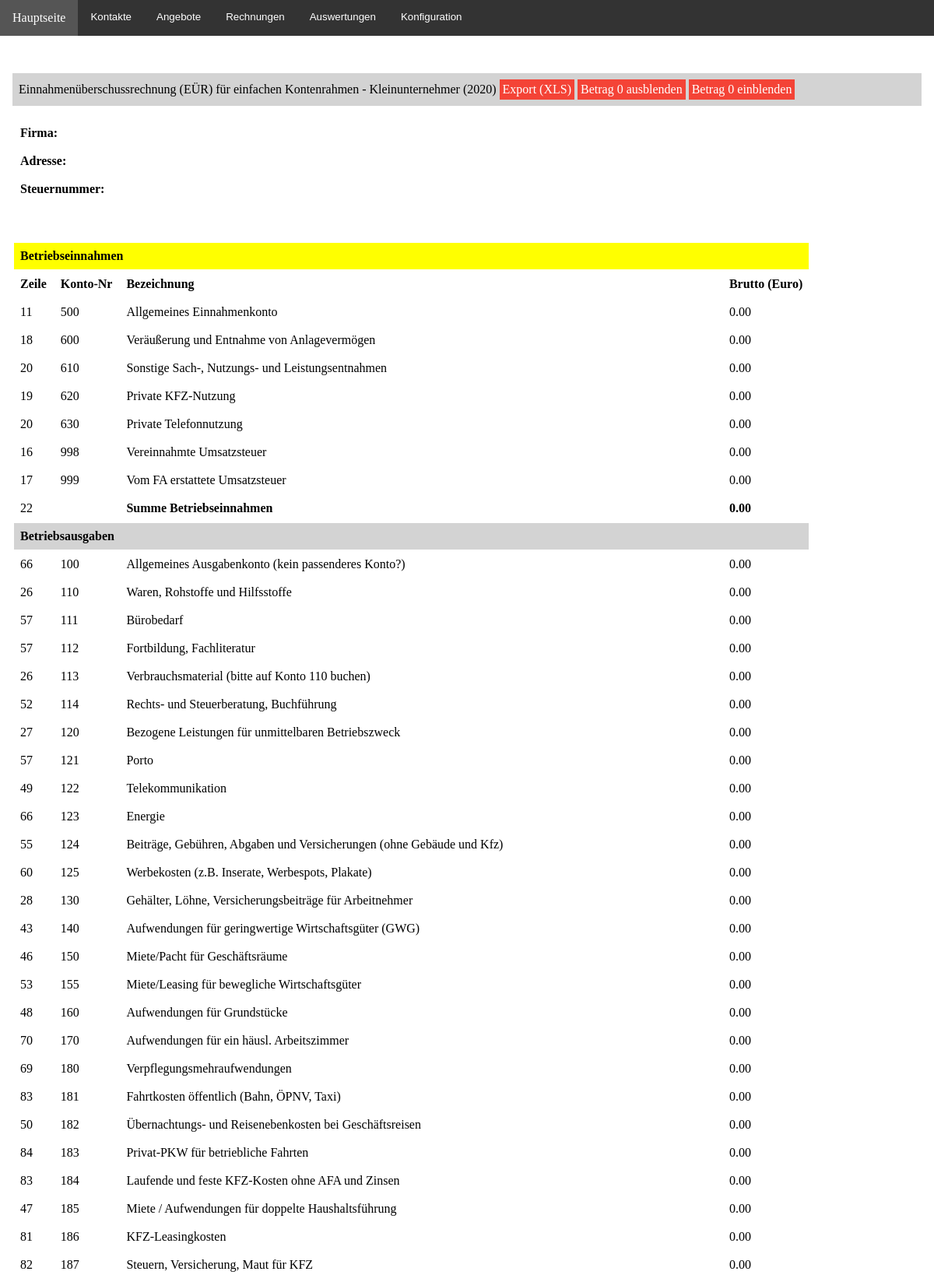
The app's page /auswertungen/eur.php (upper part) with its own data.
### tables this page shows
CREATE TABLE `kontenrahmen` (
  `id_konto` int NOT NULL,
  `konto_nr` int DEFAULT NULL,
  `bezeichnung` varchar(250) DEFAULT NULL,
  `typ` varchar(1) NOT NULL COMMENT 'A=Ausgaben, E=Einnahmen',
  `zeile_nr` int DEFAULT NULL
);

### auswertungen/eur.php (the view, shortened to what this page needs)
<!DOCTYPE html>
<html lang="de">
<head>
<link rel="stylesheet" href="../css/style.css" />
</head>
<body>
<?php
include("../include/menu.php");
@require_once("../include/config.inc.php");
$jr=date("Y");
?>
<div class="table">
<p class="header">Einnahmenüberschussrechnung (EÜR) für einfachen Kontenrahmen - Kleinunternehmer (<?=$jr;?>)
	<a class="btn" onclick="fnExcelReport('tabelle');">Export (XLS)</a>
	<a class="btn" href="eur.php?n=1">Betrag 0 ausblenden</a>
	<a class="btn" href="eur.php">Betrag 0 einblenden</a>
</p>
<?php
$arr_kontenrahmen=array();
$a=0;
if ($stmt2 = $mysqli -> prepare("SELECT konto_nr, bezeichnung, zeile_nr, typ FROM kontenrahmen ORDER BY konto_nr ASC")) {
	  $stmt2 -> execute();
	  $stmt2 -> bind_result($konto_nr, $bez, $zeile_nr, $typ);
	  while ($stmt2 -> fetch()){
	  	  $arr_kontenrahmen[$a][0]=$konto_nr;
	  	  $arr_kontenrahmen[$a][1]=$bez;
	  	  $arr_kontenrahmen[$a][2]=$zeile_nr;
	  	  $arr_kontenrahmen[$a][3]=$typ;
	  	  $a++;
	  }
}
$gesamt_einnahmen_konten=0;
$firma_name=$firma_adr=$firma_plz=$firma_ort=$firma_steuernr="";
if ($stmt2 = $mysqli -> prepare("SELECT kunde_id, firma, strasse, plz, ort, steuer_nr FROM kunden WHERE typ='F'")) {
  $stmt2 -> execute();
  $stmt2 -> bind_result($id, $firma_name, $firma_adr, $firma_plz, $firma_ort, $firma_steuernr);
}
?>
<table>
<tbody>
<tr>
<td><b>Firma:</b></td><td><?=$firma_name;?></td>
</tr>
<tr>
<td><b>Adresse:</b></td><td><?=$firma_adr;?><br><?=$firma_plz;?> <?=$firma_ort;?></td>
</tr>
<tr>
<td><b>Steuernummer:</b></td><td><?=$firma_steuernr;?></td>
</tr>
</tbody>
</table>
</div>
<div class="table">
<table id="tabelle">
<thead>
<tr><th colspan="4" style="background-color: yellow;">Betriebseinnahmen</th></tr>
<tr>
<th>Zeile</th>
<th>Konto-Nr</th>
<th>Bezeichnung</th>
<th>Brutto (Euro)</th>
</tr>
</thead>
<tbody>
<?php
for ($i=0;$i<count($arr_kontenrahmen);$i++){
	if ($arr_kontenrahmen[$i][3]=="E"){
		$ktnr=$arr_kontenrahmen[$i][0];
		$bez=$arr_kontenrahmen[$i][1];
		$zeilenr=$arr_kontenrahmen[$i][2];
		$brutto=0;
			?>
			<?php
		if (!isset($_GET['n'])){
			?>
			<tr>
			<td><?=$zeilenr;?></td>
			<td><?=$ktnr;?></td>
			<td><?=$bez;?></td>
			<td><?=number_format($brutto,2);?></td>
			</tr>
			<?php
		}
	}
}
?>
<tr>
<td>22</td>
<td></td>
<td><b>Summe Betriebseinnahmen</b></td>
<td><b><?=number_format($gesamt_einnahmen_konten,2);?></b></td>
</tr>
<tr><th colspan="4" style="background-color: lightgrey;">Betriebsausgaben</th></tr>
<?php
for ($i=0;$i<count($arr_kontenrahmen);$i++){
	if ($arr_kontenrahmen[$i][3]=="A"){
		$ktnr=$arr_kontenrahmen[$i][0];
		$bez=$arr_kontenrahmen[$i][1];
		$zeilenr=$arr_kontenrahmen[$i][2];
		$brutto=0;
		?>
		<?php
		if (!isset($_GET['n'])){
			?>
			<tr>
				<td><?=$zeilenr;?></td>
				<td><?=$ktnr;?></td>
				<td><?=$bez;?></td>
				<td><?=number_format($brutto,2);?></td>
			</tr>
			<?php
		}
	}
}
?>
</tbody>
</table>
</div>
</body>
</html>

### css/style.css (style rules this page uses)
body { margin:0 }
.table { padding: 1em; margin-top: 1em; }
.table th { padding: 0.5em; text-align: left; }
.table td { padding: 0.5em; text-align: left; }
.header { background-color: lightgrey; padding: 0.5em; }
.btn { background-color: #f44336; color: white; padding: 0.25em; text-align: center; text-decoration: none; display: inline-block; }

### records on screen
kontenrahmen: zeile_nr "11", konto_nr "500", bezeichnung "Allgemeines Einnahmenkonto", typ "0.00"
kontenrahmen: zeile_nr "18", konto_nr "600", bezeichnung "Veräußerung und Entnahme von Anlagevermögen", typ "0.00"
kontenrahmen: zeile_nr "20", konto_nr "610", bezeichnung "Sonstige Sach-, Nutzungs- und Leistungsentnahmen", typ "0.00"
kontenrahmen: zeile_nr "19", konto_nr "620", bezeichnung "Private KFZ-Nutzung", typ "0.00"
kontenrahmen: zeile_nr "20", konto_nr "630", bezeichnung "Private Telefonnutzung", typ "0.00"
kontenrahmen: zeile_nr "16", konto_nr "998", bezeichnung "Vereinnahmte Umsatzsteuer", typ "0.00"
kontenrahmen: zeile_nr "17", konto_nr "999", bezeichnung "Vom FA erstattete Umsatzsteuer", typ "0.00"
kontenrahmen: zeile_nr "66", konto_nr "100", bezeichnung "Allgemeines Ausgabenkonto (kein passenderes Konto?)", typ "0.00"
kontenrahmen: zeile_nr "26", konto_nr "110", bezeichnung "Waren, Rohstoffe und Hilfsstoffe", typ "0.00"
kontenrahmen: zeile_nr "57", konto_nr "111", bezeichnung "Bürobedarf", typ "0.00"
kontenrahmen: zeile_nr "57", konto_nr "112", bezeichnung "Fortbildung, Fachliteratur", typ "0.00"
kontenrahmen: zeile_nr "26", konto_nr "113", bezeichnung "Verbrauchsmaterial (bitte auf Konto 110 buchen)", typ "0.00"
kontenrahmen: zeile_nr "52", konto_nr "114", bezeichnung "Rechts- und Steuerberatung, Buchführung", typ "0.00"
kontenrahmen: zeile_nr "27", konto_nr "120", bezeichnung "Bezogene Leistungen für unmittelbaren Betriebszweck", typ "0.00"
kontenrahmen: zeile_nr "57", konto_nr "121", bezeichnung "Porto", typ "0.00"
kontenrahmen: zeile_nr "49", konto_nr "122", bezeichnung "Telekommunikation", typ "0.00"
kontenrahmen: zeile_nr "66", konto_nr "123", bezeichnung "Energie", typ "0.00"
kontenrahmen: zeile_nr "55", konto_nr "124", bezeichnung "Beiträge, Gebühren, Abgaben und Versicherungen (ohne Gebäude und Kfz)", typ "0.00"
kontenrahmen: zeile_nr "60", konto_nr "125", bezeichnung "Werbekosten (z.B. Inserate, Werbespots, Plakate)", typ "0.00"
kontenrahmen: zeile_nr "28", konto_nr "130", bezeichnung "Gehälter, Löhne, Versicherungsbeiträge für Arbeitnehmer", typ "0.00"
kontenrahmen: zeile_nr "43", konto_nr "140", bezeichnung "Aufwendungen für geringwertige Wirtschaftsgüter (GWG)", typ "0.00"
kontenrahmen: zeile_nr "46", konto_nr "150", bezeichnung "Miete/Pacht für Geschäftsräume", typ "0.00"
kontenrahmen: zeile_nr "53", konto_nr "155", bezeichnung "Miete/Leasing für bewegliche Wirtschaftsgüter", typ "0.00"
kontenrahmen: zeile_nr "48", konto_nr "160", bezeichnung "Aufwendungen für Grundstücke", typ "0.00"
kontenrahmen: zeile_nr "70", konto_nr "170", bezeichnung "Aufwendungen für ein häusl. Arbeitszimmer", typ "0.00"
kontenrahmen: zeile_nr "69", konto_nr "180", bezeichnung "Verpflegungsmehraufwendungen", typ "0.00"
kontenrahmen: zeile_nr "83", konto_nr "181", bezeichnung "Fahrtkosten öffentlich (Bahn, ÖPNV, Taxi)", typ "0.00"
kontenrahmen: zeile_nr "50", konto_nr "182", bezeichnung "Übernachtungs- und Reisenebenkosten bei Geschäftsreisen", typ "0.00"
kontenrahmen: zeile_nr "84", konto_nr "183", bezeichnung "Privat-PKW für betriebliche Fahrten", typ "0.00"
kontenrahmen: zeile_nr "83", konto_nr "184", bezeichnung "Laufende und feste KFZ-Kosten ohne AFA und Zinsen", typ "0.00"
kontenrahmen: zeile_nr "47", konto_nr "185", bezeichnung "Miete / Aufwendungen für doppelte Haushaltsführung", typ "0.00"
kontenrahmen: zeile_nr "81", konto_nr "186", bezeichnung "KFZ-Leasingkosten", typ "0.00"
kontenrahmen: zeile_nr "82", konto_nr "187", bezeichnung "Steuern, Versicherung, Maut für KFZ", typ "0.00"

### other values on screen
$jr "2020"
$gesamt_einnahmen_konten "0.00"
